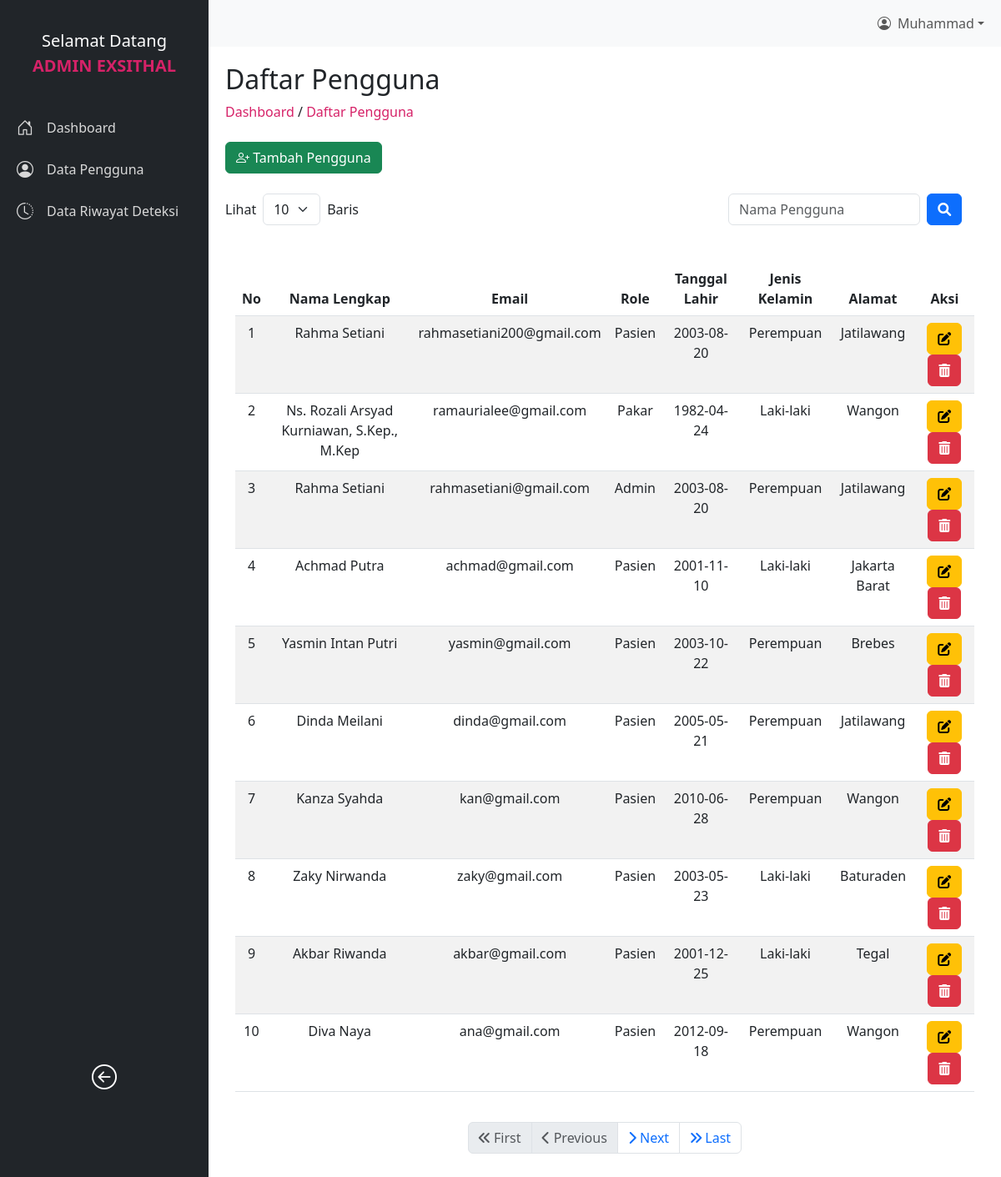
Page /admin/a-halpengguna.php (signed in) on the committed database.
### tables this page shows
CREATE TABLE `user` (
  `id` int(11) NOT NULL,
  `namalengkap` varchar(55) NOT NULL,
  `email` varchar(55) NOT NULL,
  `password` varchar(255) NOT NULL,
  `created_at` timestamp NOT NULL DEFAULT current_timestamp(),
  `role` tinyint(4) DEFAULT 0,
  `tanggal_lahir` date DEFAULT NULL,
  `jenis_kelamin` enum('Laki-laki','Perempuan') DEFAULT NULL,
  `alamat` text DEFAULT NULL
);

### handler/pengguna/pagination-pengguna.php (called while the page is built, shortened)
<?php
require '../database/koneksi.php';
$limit = isset($_GET['limit']) ? (int)$_GET['limit'] : 10;
$page = isset($_GET['page']) ? (int)$_GET['page'] : 1;
$offset = ($page - 1) * $limit;
$searchQuery = isset($_GET['search']) ? trim($_GET['search']) : '';
$totalUsersQuery = "SELECT COUNT(*) as total FROM user WHERE namalengkap LIKE '%$searchQuery%' OR email LIKE '%$searchQuery%' OR role LIKE '%$searchQuery%'";
$totalResult = mysqli_query($conn, $totalUsersQuery);
$totalRow = mysqli_fetch_assoc($totalResult);
$totalUsers = $totalRow['total'];
$totalPages = ceil($totalUsers / $limit);
$userQuery = "SELECT * FROM user WHERE namalengkap LIKE '%$searchQuery%' OR email LIKE '%$searchQuery%' OR role LIKE '%$searchQuery%' ORDER BY id DESC LIMIT $limit OFFSET $offset";
$userResult = mysqli_query($conn, $userQuery);
?>

### admin/a-halpengguna.php (the view, shortened to what this page needs)
<?php
require '../database/koneksi.php';
include '../handler/pengguna/pagination-pengguna.php';
?>
<!DOCTYPE html>
<html lang="en">
<head>
    <link href="https://cdn.jsdelivr.net/npm/bootstrap@5.3.0/dist/css/bootstrap.min.css" rel="stylesheet">
    <link rel="stylesheet" href="https://cdnjs.cloudflare.com/ajax/libs/font-awesome/6.0.0-beta3/css/all.min.css">
    <link href="https://cdnjs.cloudflare.com/ajax/libs/bootstrap-icons/1.10.3/font/bootstrap-icons.min.css" rel="stylesheet">
    <link rel="stylesheet" href="../asset/css/admin.css">
</head>
<body>
<?php include 'sidebar.php'; ?>
<?php include 'navbar.php'; ?>
<div id="content" style="margin-top: 56px;">
    <h2>Daftar Pengguna</h2>
    <a href="z-dashboard.php" style="text-decoration: none; color: #d62268;">Dashboard</a> /
    <a href="a-halpengguna.php" style="text-decoration: none; color: #d62268;">Daftar Pengguna</a>
    <div class="d-flex justify-content-between align-items-center mt-4">
        <button type="button" class="btn btn-success" data-bs-toggle="modal" data-bs-target="#addUserModal">
            <i class="bi bi-person-plus"></i> Tambah Pengguna
        </button>
    </div>
    <div class="d-flex justify-content-between align-items-center mt-4">
        <div class="d-flex align-items-center">
            <label for="entriesSelect" class="me-2">Lihat</label>
            <select id="entriesSelect" class="form-select w-auto" onchange="changeLimit(this.value)">
                <option value="10" <?php if ($limit == 10) echo 'selected'; ?>>10</option>
            </select>
            <span class="ms-2 me-2">Baris</span>
        </div>
        <form method="GET" action="" class="d-flex align-items-center">
            <input type="text" id="searchInput" name="search" value="<?= htmlspecialchars($searchQuery); ?>" class="form-control w-75 me-2" placeholder="Nama Pengguna" onkeypress="if(event.key === 'Enter') searchPengguna()">
            <button type="submit" class="btn btn-primary" onclick="searchPengguna()">
                <i class="fas fa-search"></i>
            </button>
        </form>
    </div>
    <div class="container mt-4">
        <div class="table-responsive">
            <table class="table table-striped table-hover">
                <thead>
                    <tr>
                        <th>No</th>
                        <th>Nama Lengkap</th>
                        <th>Email</th>
                        <th>Role</th>
                        <th>Tanggal Lahir</th>
                        <th>Jenis Kelamin</th>
                        <th>Alamat</th>
                        <th>Aksi</th>
                    </tr>
                </thead>
                <tbody>
                    <?php if (mysqli_num_rows($userResult) > 0): ?>
                        <?php
                        $counter = $offset + 1;
                        while ($user = mysqli_fetch_assoc($userResult)): ?>
                            <tr>
                                <td><?= $counter++; ?></td>
                                <td><?= htmlspecialchars($user['namalengkap']); ?></td>
                                <td><?= htmlspecialchars($user['email']); ?></td>
                                <td>
                                    <?php
                                        switch ($user['role']) {
                                            case 0: echo "Pasien"; break;
                                            case 1: echo "Admin"; break;
                                            case 2: echo "Pakar"; break;
                                        }
                                    ?>
                                </td>
                                <td><?= htmlspecialchars(date('Y-m-d', strtotime($user['tanggal_lahir']))); ?></td>
                                <td><?= htmlspecialchars($user['jenis_kelamin']); ?></td>
                                <td><?= htmlspecialchars($user['alamat']); ?></td>
                                <td>
                                    <button type="button" class="btn btn-warning" data-bs-toggle="modal" data-bs-target="#updateModal-<?= $user['id']; ?>">
                                        <i class="fas fa-edit"></i>
                                    </button>
                                    <a href="../handler/pengguna/admin-hapuspengguna.php?id=<?= $user['id']; ?>" class="btn btn-danger" onclick="return confirm('Yakin ingin menghapus pengguna ini?');">
                                        <i class="fas fa-trash-alt"></i>
                                    </a>
                                </td>
                            </tr>
                        <?php endwhile; ?>
                    <?php else: ?>
                        <tr>
                            <td colspan="8" class="text-center">Tidak ada data pengguna yang tersedia.</td>
                        </tr>
                    <?php endif; ?>
                </tbody>
            </table>
        </div>
        </div>
        <div class="pagination-container">
            <nav aria-label="Page navigation" class="pagination-container">
                <ul class="pagination justify-content-center">
                    <li class="page-item <?= $page <= 1 ? 'disabled' : ''; ?>">
                        <a class="page-link" href="?page=1&limit=<?= $limit; ?>&search=<?= htmlspecialchars($searchQuery); ?>" aria-label="First">
                            <i class="fas fa-angle-double-left"></i> First
                        </a>
                    </li>
                    <li class="page-item <?= $page <= 1 ? 'disabled' : ''; ?>">
                        <a class="page-link" href="?page=<?= $page - 1; ?>&limit=<?= $limit; ?>&search=<?= htmlspecialchars($searchQuery); ?>" aria-label="Previous">
                            <i class="fas fa-chevron-left"></i> Previous
                        </a>
                    </li>
                    <li class="page-item <?= $page >= $totalPages ? 'disabled' : ''; ?>">
                        <a class="page-link" href="?page=<?= $page + 1; ?>&limit=<?= $limit; ?>&search=<?= htmlspecialchars($searchQuery); ?>" aria-label="Next">
                            <i class="fas fa-chevron-right"></i> Next
                        </a>
                    </li>
                    <li class="page-item <?= $page >= $totalPages ? 'disabled' : ''; ?>">
                        <a class="page-link" href="?page=<?= $totalPages; ?>&limit=<?= $limit; ?>&search=<?= htmlspecialchars($searchQuery); ?>" aria-label="Last">
                            <i class="fas fa-angle-double-right"></i> Last
                        </a>
                    </li>
                </ul>
            </nav>
        </div>
    </div>
</body>
</html>

### asset/css/admin.css (style rules this page uses)
body { display: flex; height: 100vh; margin: 0; overflow: hidden; }
#content { margin-left: 250px; padding: 20px; transition: margin-left 0.3s; width: calc(100% - 250px); overflow-y: auto; }

### admin/a-halpengguna.php (style rules this page uses)
.table { margin-top: 20px; }
.table th, .table td { text-align: center; }
.pagination-container { margin-top: 20px; }

### rows in the picture
user: namalengkap "Rahma Setiani", email "rahmasetiani200@gmail.com", role "Pasien", tanggal_lahir "2003-08-20", jenis_kelamin "Perempuan", alamat "Jatilawang"
user: namalengkap "Ns. Rozali Arsyad Kurniawan, S.Kep., M.Kep", email "ramaurialee@gmail.com", role "Pakar", tanggal_lahir "1982-04-24", jenis_kelamin "Laki-laki", alamat "Wangon"
user: namalengkap "Rahma Setiani", email "rahmasetiani@gmail.com", role "Admin", tanggal_lahir "2003-08-20", jenis_kelamin "Perempuan", alamat "Jatilawang"
user: namalengkap "Achmad Putra", email "achmad@gmail.com", role "Pasien", tanggal_lahir "2001-11-10", jenis_kelamin "Laki-laki", alamat "Jakarta Barat"
user: namalengkap "Yasmin Intan Putri", email "yasmin@gmail.com", role "Pasien", tanggal_lahir "2003-10-22", jenis_kelamin "Perempuan", alamat "Brebes"
user: namalengkap "Dinda Meilani", email "dinda@gmail.com", role "Pasien", tanggal_lahir "2005-05-21", jenis_kelamin "Perempuan", alamat "Jatilawang"
user: namalengkap "Kanza Syahda", email "kan@gmail.com", role "Pasien", tanggal_lahir "2010-06-28", jenis_kelamin "Perempuan", alamat "Wangon"
user: namalengkap "Zaky Nirwanda", email "zaky@gmail.com", role "Pasien", tanggal_lahir "2003-05-23", jenis_kelamin "Laki-laki", alamat "Baturaden"
user: namalengkap "Akbar Riwanda", email "akbar@gmail.com", role "Pasien", tanggal_lahir "2001-12-25", jenis_kelamin "Laki-laki", alamat "Tegal"
user: namalengkap "Diva Naya", email "ana@gmail.com", role "Pasien", tanggal_lahir "2012-09-18", jenis_kelamin "Perempuan", alamat "Wangon"

### other values in the picture
$_SESSION['namalengkap'] "Muhammad"
